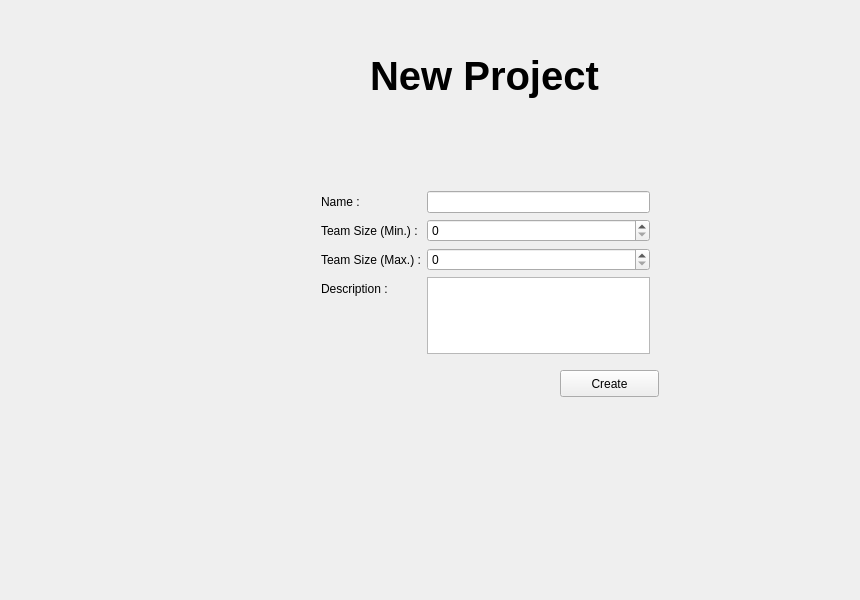
<?xml version="1.0" encoding="UTF-8"?>
<ui version="4.0">
 <class>createProjectPage</class>
 <widget class="QWidget" name="createProjectPage">
  <property name="geometry">
   <rect>
    <x>0</x>
    <y>0</y>
    <width>860</width>
    <height>600</height>
   </rect>
  </property>
  <property name="windowTitle">
   <string>createProjectPage</string>
  </property>
  <widget class="QPushButton" name="pushButton">
   <property name="geometry">
    <rect>
     <x>560</x>
     <y>370</y>
     <width>99</width>
     <height>27</height>
    </rect>
   </property>
   <property name="text">
    <string>Create</string>
   </property>
  </widget>
  <widget class="QWidget" name="formLayoutWidget">
   <property name="geometry">
    <rect>
     <x>310</x>
     <y>180</y>
     <width>351</width>
     <height>185</height>
    </rect>
   </property>
   <layout class="QFormLayout" name="formLayout">
    <item row="0" column="0">
     <widget class="QLabel" name="label_2">
      <property name="text">
       <string>Name :</string>
      </property>
     </widget>
    </item>
    <item row="0" column="1">
     <widget class="QLineEdit" name="lineEdit"/>
    </item>
    <item row="2" column="0">
     <widget class="QLabel" name="label_3">
      <property name="text">
       <string>Team Size (Min.) :</string>
      </property>
     </widget>
    </item>
    <item row="3" column="0">
     <widget class="QLabel" name="label_4">
      <property name="text">
       <string>Team Size (Max.) :</string>
      </property>
     </widget>
    </item>
    <item row="4" column="0">
     <widget class="QLabel" name="label_5">
      <property name="text">
       <string>Description :</string>
      </property>
     </widget>
    </item>
    <item row="4" column="1">
     <widget class="QTextEdit" name="textEdit"/>
    </item>
    <item row="2" column="1">
     <widget class="QSpinBox" name="spinBox"/>
    </item>
    <item row="3" column="1">
     <widget class="QSpinBox" name="spinBox_2"/>
    </item>
   </layout>
  </widget>
  <widget class="QLabel" name="label">
   <property name="geometry">
    <rect>
     <x>370</x>
     <y>50</y>
     <width>241</width>
     <height>51</height>
    </rect>
   </property>
   <property name="font">
    <font>
     <pointsize>30</pointsize>
     <weight>75</weight>
     <bold>true</bold>
    </font>
   </property>
   <property name="text">
    <string>New Project</string>
   </property>
  </widget>
 </widget>
 <layoutdefault spacing="6" margin="11"/>
 <resources/>
 <connections/>
</ui>
